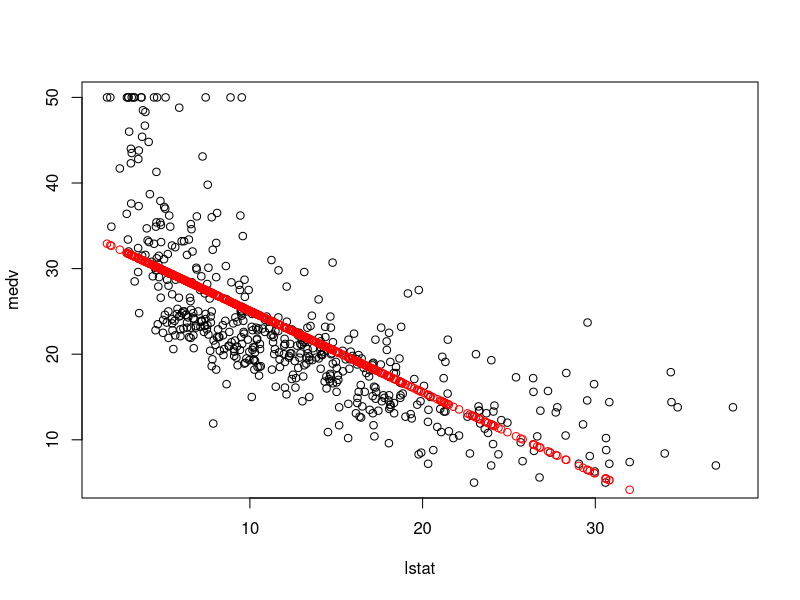
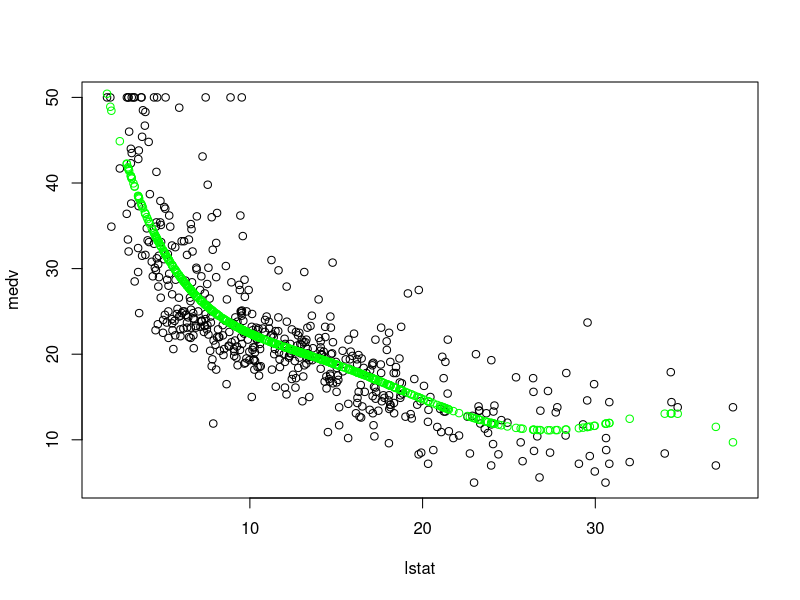
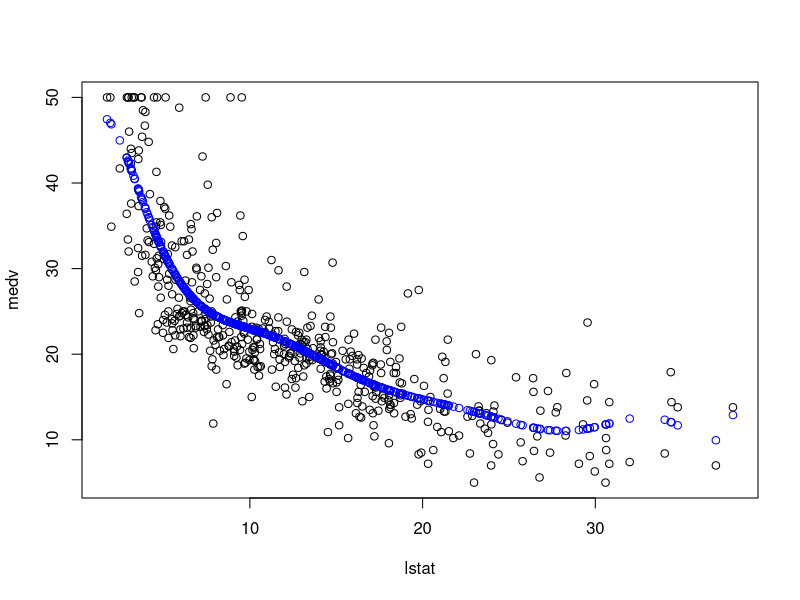
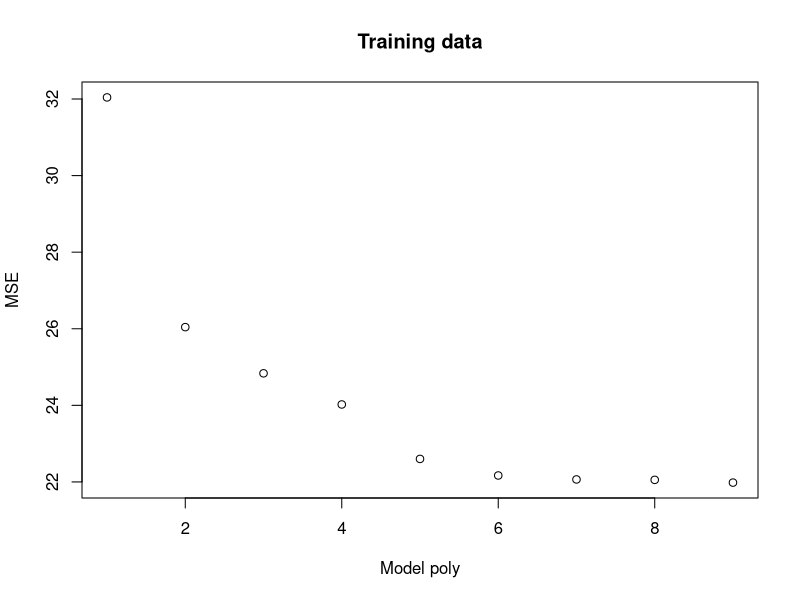
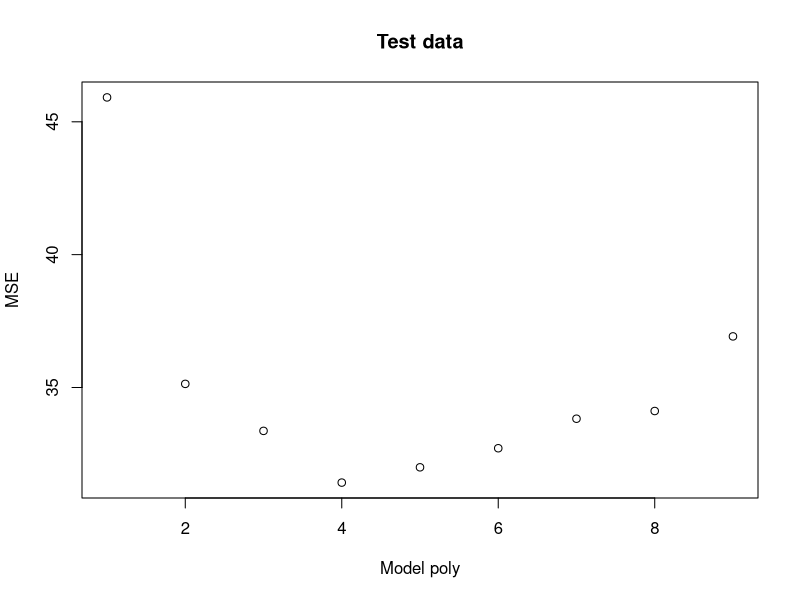

The R script that drew these images, in order:
library(MASS)

m1 = lm(medv~lstat,data=Boston)
m5 = lm(medv~poly(lstat,5,raw=TRUE),data=Boston)
m9 = lm(medv~poly(lstat,9,raw=TRUE),data=Boston)

par(mfrow=c(1,1))
plot(medv~lstat,data=Boston)
points(Boston$lstat,m1$fitted.values,col='red')
## m1$fitted values are the predicted values we obtain from the model m1

plot(medv~lstat,data=Boston)
points(Boston$lstat,m5$fitted.values,col='green')
## m5$fitted values are the predicted values we obtain from the model m5

plot(medv~lstat,data=Boston)
points(Boston$lstat,m9$fitted.values,col='blue')
## m9$fitted values are the predicted values we obtain from the model m9

set.seed(13)
n = dim(Boston)[1]
train_index = sample(1:n,n/2,replace=F)
train_boston = Boston[train_index,]
test_boston = Boston[-train_index,]

#### fit 9 models of increasing complexity on the training set:
M1 = lm(medv~poly(lstat,1,raw=TRUE),data=train_boston)
M2 = lm(medv~poly(lstat,2,raw=TRUE),data=train_boston)
M3 = lm(medv~poly(lstat,3,raw=TRUE),data=train_boston)
M4 = lm(medv~poly(lstat,4,raw=TRUE),data=train_boston)
M5 = lm(medv~poly(lstat,5,raw=TRUE),data=train_boston)
M6 = lm(medv~poly(lstat,6,raw=TRUE),data=train_boston)
M7 = lm(medv~poly(lstat,7,raw=TRUE),data=train_boston)
M8 = lm(medv~poly(lstat,8,raw=TRUE),data=train_boston)
M9 = lm(medv~poly(lstat,9,raw=TRUE),data=train_boston)

## training MSE
m1tr = mean((train_boston$medv - M1$fitted.values)^2)
m2tr = mean((train_boston$medv - M2$fitted.values)^2)
m3tr = mean((train_boston$medv - M3$fitted.values)^2)
m4tr = mean((train_boston$medv - M4$fitted.values)^2)
m5tr = mean((train_boston$medv - M5$fitted.values)^2)
m6tr = mean((train_boston$medv - M6$fitted.values)^2)
m7tr = mean((train_boston$medv - M7$fitted.values)^2)
m8tr = mean((train_boston$medv - M8$fitted.values)^2)
m9tr = mean((train_boston$medv - M9$fitted.values)^2)
training = c(m1tr, m2tr, m3tr, m4tr, m5tr, m6tr, m7tr, m8tr, m9tr)
plot(training, main = "Training data", ylab = "MSE", xlab = "Model poly")

# Test MSE
m1ts = mean((test_boston$medv - predict(M1,newdata=test_boston))^2)
m2ts = mean((test_boston$medv - predict(M2,newdata=test_boston))^2)
m3ts = mean((test_boston$medv - predict(M3,newdata=test_boston))^2)
m4ts = mean((test_boston$medv - predict(M4,newdata=test_boston))^2)
m5ts = mean((test_boston$medv - predict(M5,newdata=test_boston))^2)
m6ts = mean((test_boston$medv - predict(M6,newdata=test_boston))^2)
m7ts = mean((test_boston$medv - predict(M7,newdata=test_boston))^2)
m8ts = mean((test_boston$medv - predict(M8,newdata=test_boston))^2)
m9ts = mean((test_boston$medv - predict(M9,newdata=test_boston))^2)
test = c(m1ts, m2ts, m3ts, m4ts, m5ts, m6ts, m7ts, m8ts, m9ts)
plot(test, main="Test data", ylab = "MSE", xlab = "Model poly")



###########################
#### In-class Activity ####
###########################

#### fit 9 models of increasing complexity on the training set: 
##M1 = lm(medv~poly(lstat,1,raw=TRUE),data=train_boston)
##M2 = lm(medv~poly(lstat,2,raw=TRUE),data=train_boston)
##M3 = lm(medv~poly(lstat,3,raw=TRUE),data=train_boston)
##M4 = lm(medv~poly(lstat,4,raw=TRUE),data=train_boston)
##M5 = lm(medv~poly(lstat,5,raw=TRUE),data=train_boston)
##M6 = lm(medv~poly(lstat,6,raw=TRUE),data=train_boston)
##M7 = lm(medv~poly(lstat,7,raw=TRUE),data=train_boston)
##M8 = lm(medv~poly(lstat,8,raw=TRUE),data=train_boston)
##M9 = lm(medv~poly(lstat,9,raw=TRUE),data=train_boston)

## obtain the training MSE and test MSE for each of these models. 
## Create a plot where the training MSE is on the y-axis and the 
## model complexity (1 - 9) is on the x-axis. 
## Create a similar plot for the test MSE. 

## Work in groups to come up with a collective solution. 
## Copy/paste your code and plots into Ed Discussion 
## Please make sure you set.seed(13) so that we all get comparable results!
## Please be sure to list all your group members names so that everyone gets participation credit. 
## Only one group member needs to post on Ed Discussion. 

